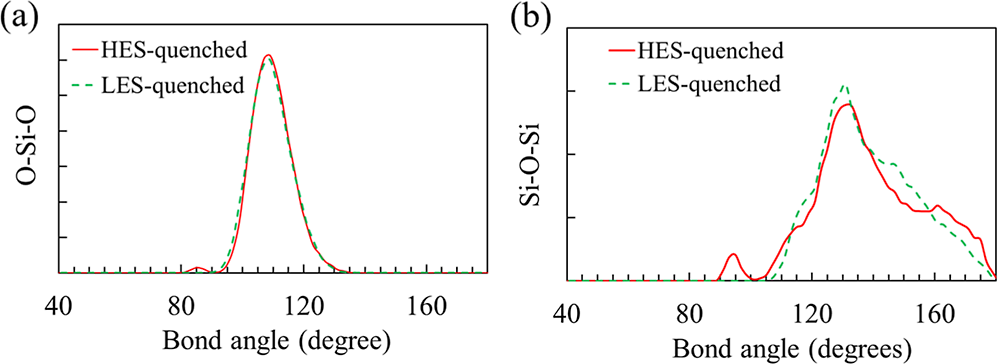
#> input picture 05_doc/dechant_figs/p3_img1.png, 998 x 364 px
$ python digitize_dechant_bad.py
#> lines starting #> are read from the running program, lines starting #| are printed output that depends on the picture
#!/usr/bin/env python
"""Dechant JPCC 2026 Fig. 4 — 결합각 분포(O-Si-O, Si-O-Si)를 색 분리로 자동 digitize.

논문 그림은 y축 눈금값이 없다. 결합각 분포는 ∫P(θ)dθ = 1 이므로 **면적 규격화**로
우리 데이터(traj_analyze.py 출력, density=True)와 직접 겹칠 수 있다.

축 보정은 아래 축의 안쪽 tick 픽셀 위치에서 자동 검출한다 (라벨 40/80/120/160).
범례가 플롯 박스 안에 있으므로, 열마다 녹색 픽셀을 세로 군집화해 **아래쪽 군집**을 택한다.

검증: LES 평균이 논문 Table 1 의 average Si-O-Si = 138.5°, O-Si-O = 109.4° 와 맞아야 한다.
"""
import numpy as np
from PIL import Image

from pathlib import Path
ROOT = Path(__file__).resolve().parents[2]
DAT, FIG = ROOT / "04_analysis/dat", ROOT / "04_analysis/fig"
FIG.mkdir(exist_ok=True); DAT.mkdir(exist_ok=True)

IMG = ROOT / "05_doc/dechant_figs/p3_img1.png"
TICK_DEG = [40.0, 80.0, 120.0, 160.0]
# (패널 슬라이스 비율, 이름, 물리적으로 가능한 각 범위, 논문 Table 1 평균)
PANELS = [((0.00, 0.50), "O-Si-O", (70.0, 150.0), 109.4),
          ((0.50, 1.00), "Si-O-Si", (95.0, 180.0), 138.5)]


def panel_curve(sub, name, arange):
    r, g, b = sub[:, :, 0], sub[:, :, 1], sub[:, :, 2]
    black = (r < 120) & (g < 120) & (b < 120)
    rs = black.sum(1)
    rows = np.where(rs > 0.5 * rs.max())[0]
    r0, r1 = rows.min(), rows.max()

    # 아래 축 안쪽 tick → x 보정
    seg = black[r1 - 8:r1 - 1, :].sum(0)
    tc = np.where(seg >= 6)[0]
    grp, cur = [], [tc[0]]
    for c in tc[1:]:
        (cur.append(c) if c - cur[-1] <= 2
         else (grp.append(int(np.mean(cur))), cur.clear(), cur.append(c)))
    grp.append(int(np.mean(cur)))
    ticks = grp[:len(TICK_DEG)]
    slope = (TICK_DEG[-1] - TICK_DEG[0]) / (ticks[-1] - ticks[0])
    to_deg = lambda c: TICK_DEG[0] + (c - ticks[0]) * slope

    masks = {"LES": (g > 90) & (g > r + 40) & (g > b + 40),
             "HES": (r > 120) & (r > g + 50) & (r > b + 50)}
    out = {}
    for key, m in masks.items():
        xs, ys = [], []
        for c in range(sub.shape[1]):
            rr = np.where(m[:, c])[0]
            rr = rr[(rr > r0) & (rr < r1)]
            if len(rr) == 0:
                continue
            ang = to_deg(c)
            if not (arange[0] <= ang <= arange[1]):     # 범례 영역 등 물리 범위 밖 제거
                continue
            cl, cu = [], [rr[0]]
            for x in rr[1:]:
                (cu.append(x) if x - cu[-1] <= 6
                 else (cl.append(list(cu)), cu.clear(), cu.append(x)))
            cl.append(list(cu))
            xs.append(ang); ys.append(r1 - float(np.mean(cl[-1])))   # 아래쪽 군집
        out[key] = (np.array(xs), np.array(ys))
    return out


im = np.array(Image.open(IMG).convert("RGB")).astype(int)
W = im.shape[1]
#> W = 998
grid = np.arange(60.0, 180.1, 1.0)
cols, hdr = [grid], ["angle(deg)"]

for (f0, f1), name, arange, ref in PANELS:
    cur = panel_curve(im[:, int(f0 * W):int(f1 * W)], name, arange)
    print(f"[{name}]")
    for key in ("LES", "HES"):
        xs, ys = cur[key]
        y = np.clip(np.interp(grid, xs, ys, left=0.0, right=0.0), 0, None)
        y /= np.trapezoid(y, grid)
        mean = np.trapezoid(grid * y, grid)
        tag = f"{name}_{key}"
        cols.append(y); hdr.append(tag)
        flag = ""
        if key == "LES":
            flag = f"   <- 논문 Table 1: {ref:.1f}°,  차이 {mean-ref:+.2f}°"
        print(f"  {key}  평균 {mean:7.2f}°  피크 {grid[np.argmax(y)]:5.0f}°"
              f"  검출 {len(xs):3d}열{flag}")
#> this loop made 2 passes
#> (r0 in panel_curve, r1 in panel_curve, tc in panel_curve, cur, ticks in panel_curve, slope in panel_curve) on pass 1: (24, 273, [58, 180, 181, 303, 426, 487], [58], [58, 180, 303, 426], 0.326)
#> (rows in panel_curve, r0 in panel_curve, r1 in panel_curve, tc in panel_curve, cur, ticks in panel_curve, slope in panel_curve) on pass 2: ([27, 28, 280], 27, 280, [67, 68, 190, 312, 313, 435], [67], [67, 190, 312, 435], 0.326)
#> pass 1, in panel_curve, `r, g, b = sub[:, :, 0], sub[:, :, 1], sub[:, :, 2]`:
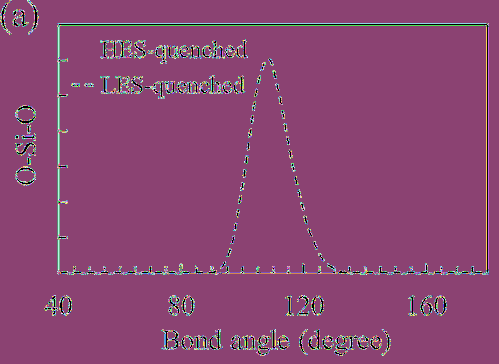
#> r: shape (364, 499) int64; 255 distinct labels, from 0 to 255; one colour per label, 0 black
#> pass 1, in panel_curve, `black = (r < 120) & (g < 120) & (b < 120)`:
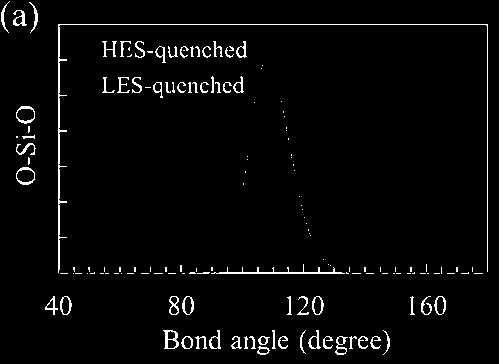
#> black: shape (364, 499) bool; 3.1% white in thin lines or dots
#> after the loop, cols = 5 items; hdr = ['angle(deg)', 'O-Si-O_LES', 'O-Si-O_HES', 'Si-O-Si_LES', 'Si-O-Si_HES']

np.savetxt(DAT / "dechant_bad_digitized.dat", np.c_[tuple(cols)],
           header="  ".join(hdr) + "   [Dechant JPCC2026 Fig.4, colour-digitized, area-normalised]")
print(f"-> {DAT}/dechant_bad_digitized.dat")

$ run again, with 05_doc/dechant_figs/p2_img0.png copied over 05_doc/dechant_figs/p3_img1.png
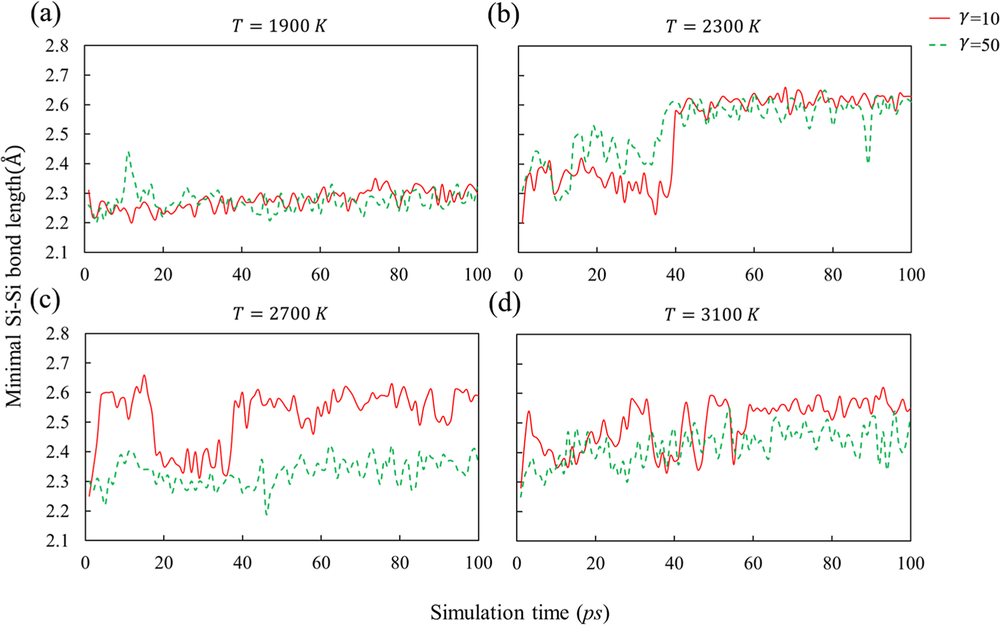
#> input picture 05_doc/dechant_figs/p2_img0.png, 1000 x 625 px, shrunk from 1572 x 982 before the run
#> the loop `for (f0, f1), name, arange, ref in PANELS:` made 2 passes
#> (rows in panel_curve, r0 in panel_curve, r1 in panel_curve, cur, ticks in panel_curve, slope in panel_curve) on passes 1 to 2: ([45, 252, 333, 540], 45, 540, [85], [85, 478], 0.305), ([45, 46, 252, 334, 540, 541], 45, 541, [16], [16, 410], 0.305)
#> pass 1, in panel_curve, `r, g, b = sub[:, :, 0], sub[:, :, 1], sub[:, :, 2]`:
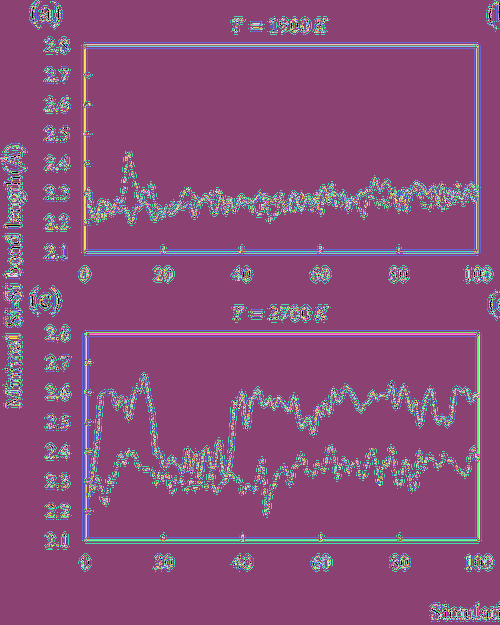
#> b: shape (625, 500) int64; 256 distinct labels, from 0 to 255; one colour per label, 0 black
#> pass 1, in panel_curve, `black = (r < 120) & (g < 120) & (b < 120)`:
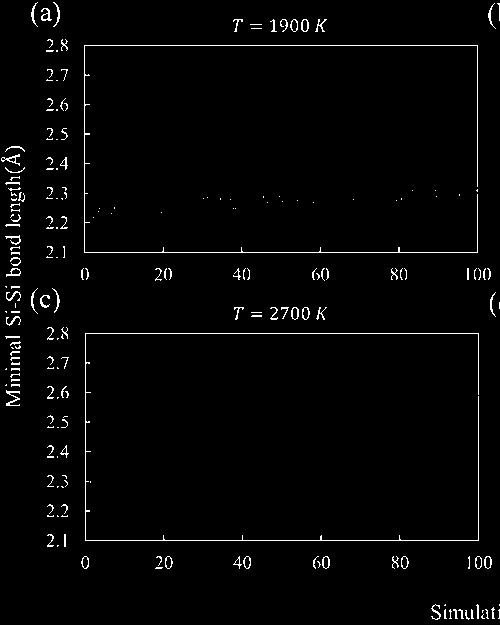
#> black: shape (625, 500) bool; 2.1% white in thin lines or dots
#> after the loop `for (f0, f1), name, arange, ref in PANELS:`: cols = 5 items; hdr = ['angle(deg)', 'O-Si-O_LES', 'O-Si-O_HES', 'Si-O-Si_LES', 'Si-O-Si_HES']
